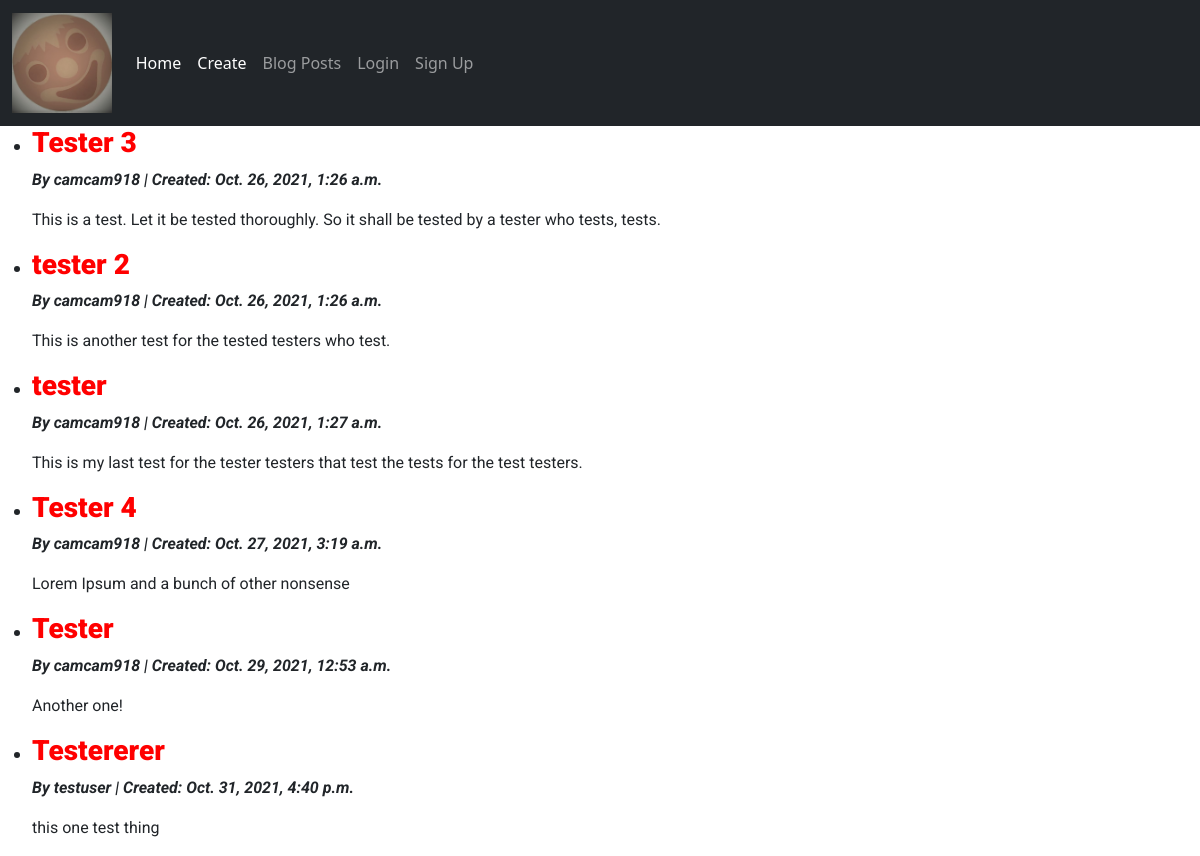
Page /post/ on the earlier database version.
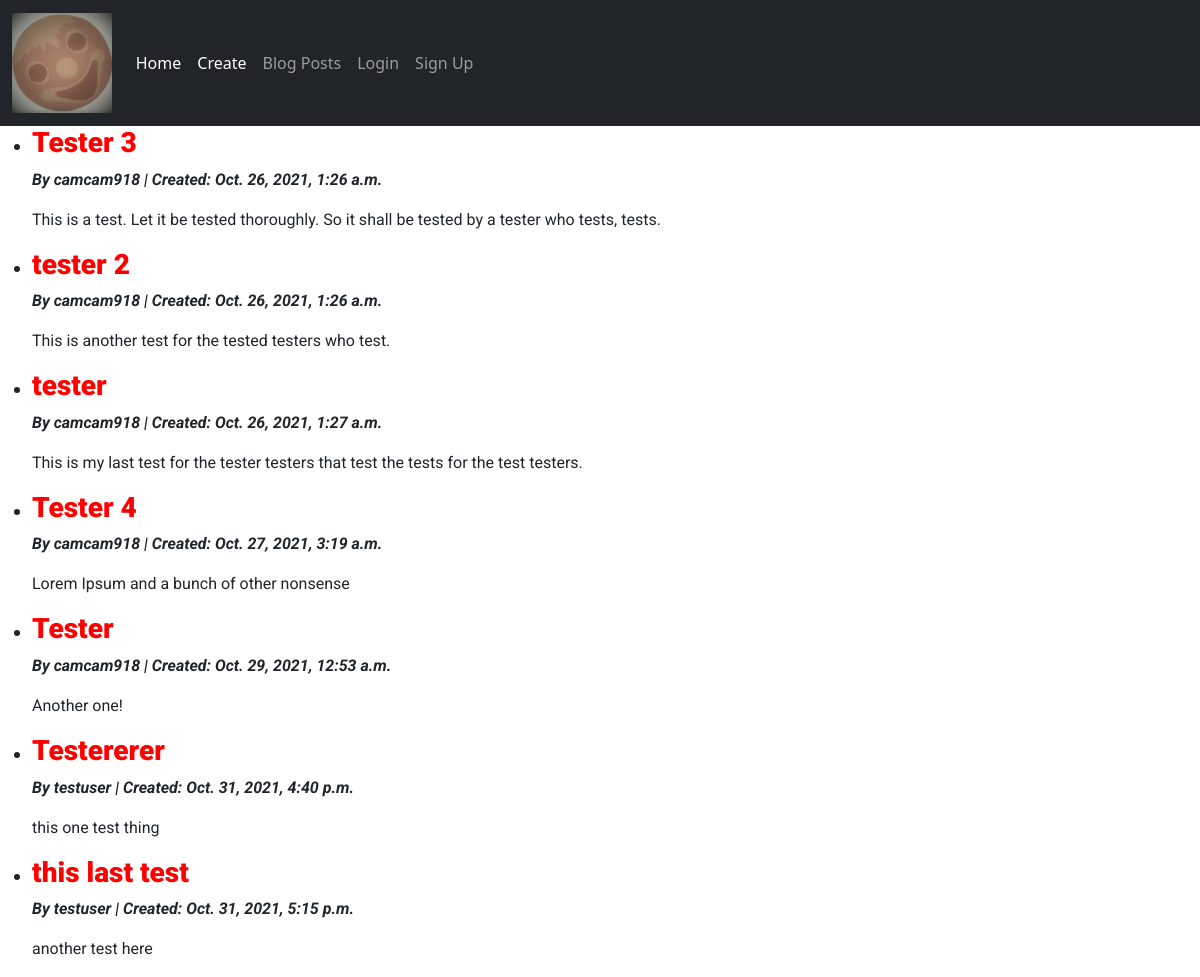
Same page on the later database version.
### blog/models.py (models this page shows, shortened)
class Post(models.Model):
    title = models.CharField(max_length=200)
    author = models.ForeignKey(
        'auth.User',
        on_delete=models.CASCADE
    )
    body = models.TextField()
    create_at = models.DateTimeField(auto_now_add=True)

### blog/views.py (the view)
# urls.py: path('post/', PostListView.as_view(), name='all_posts'),
class PostListView(ListView):
    model = Post
    template_name = "post_list.html"

### templates/post_list.html (shortened to what this page needs)
{% extends 'base.html' %}
{% block content %}
    <ul>
    {% for post in post_list %}
        <div id="{{ post.id }}">
            <li>
            <a href="{% url 'post_detail' post.id %}"><h3>{{ post.title }}</a></h3>
            <p id="subtitle">By {{ post.author }} | Created: {{ post.create_at }}</p>
            <p>{{ post.body }}</p>
            </li>
        </div>
        {% endfor %}
    </ul>
{% endblock content%}

Differences in the rows shown:
added Post: title "this last test", author "testuser", create_at "Oct. 31, 2021, 5:15 p.m.", body "another test here"
